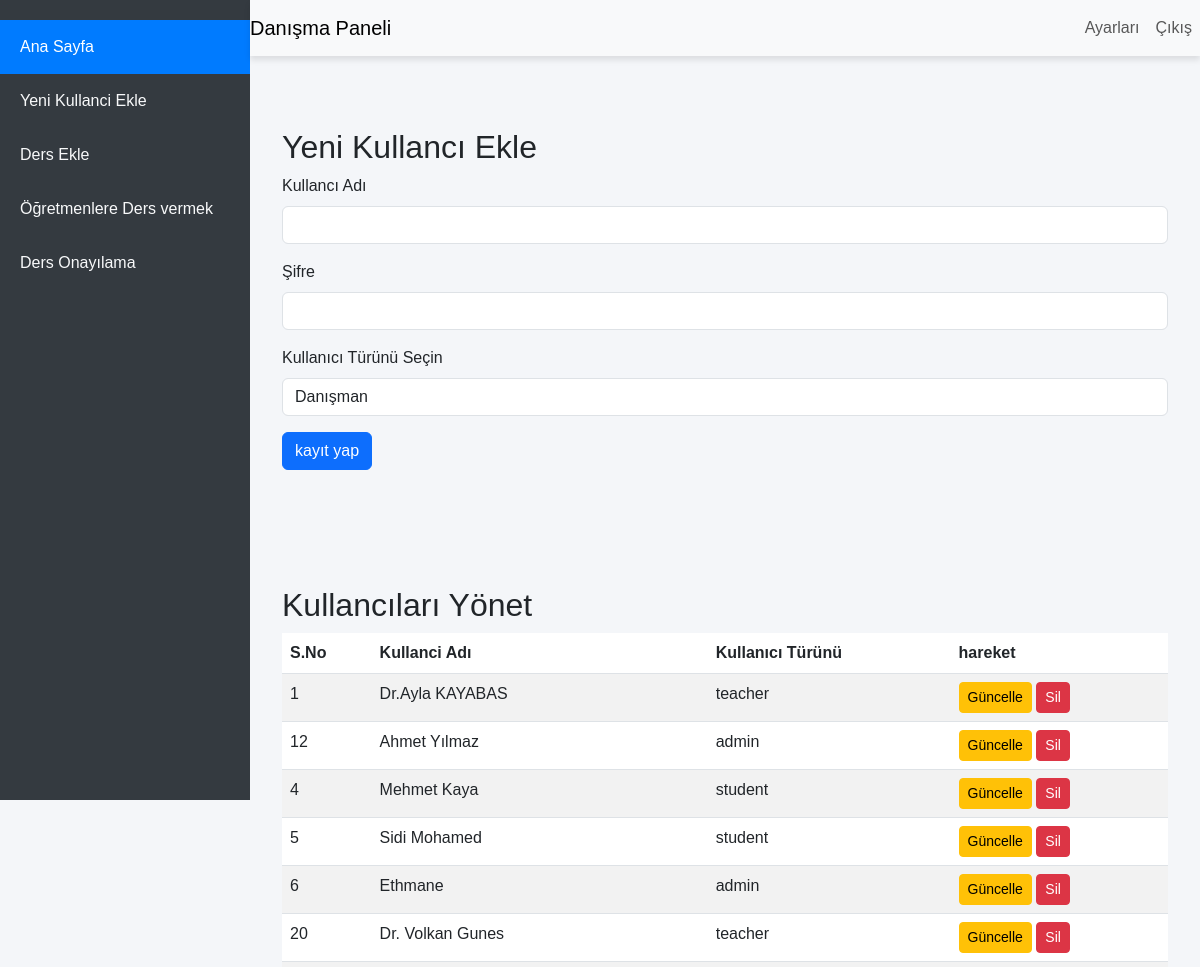
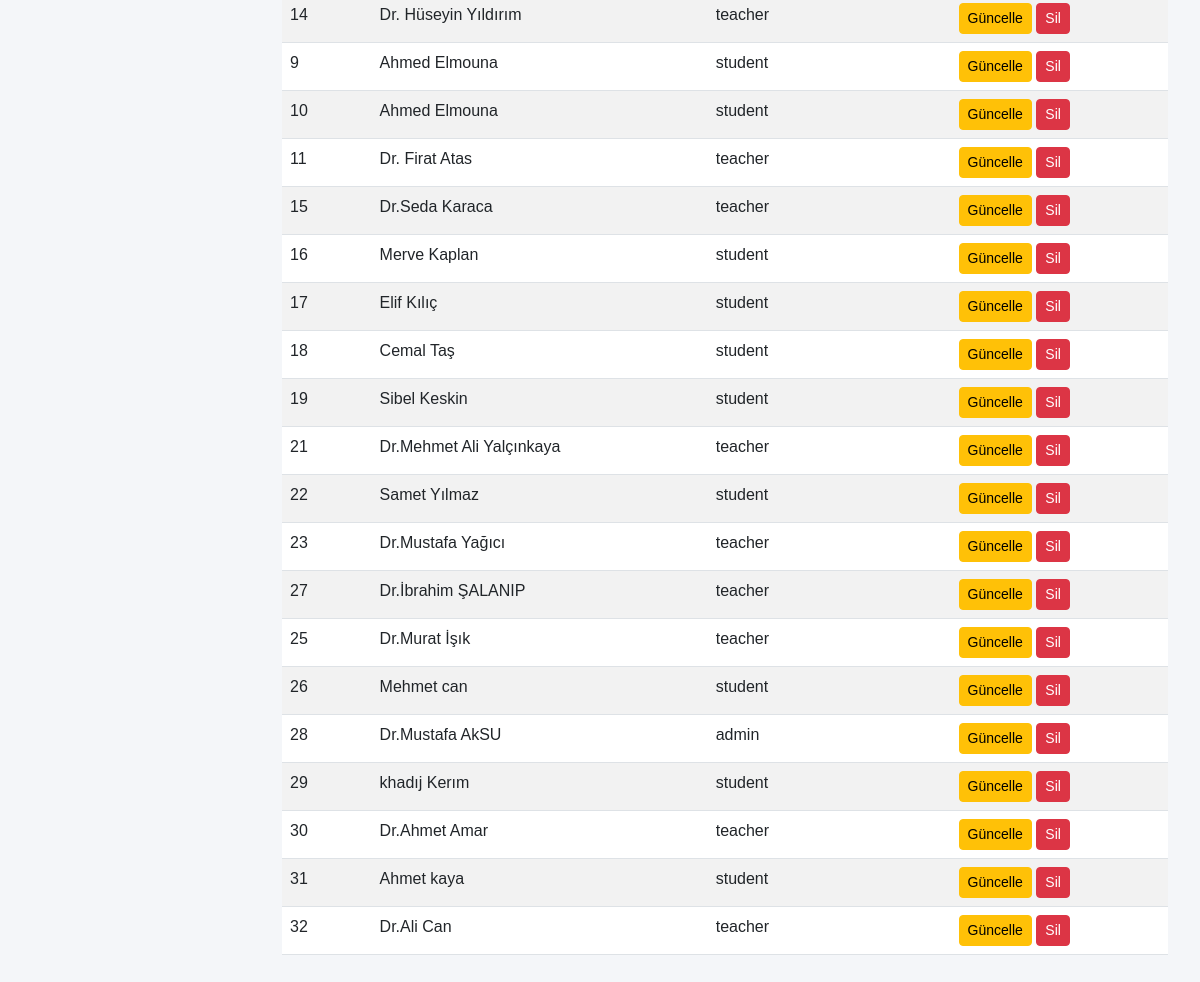
Screenshot of /admin/add_user.php with the database file from the repository (2 pictures, top to bottom).
### tables this page shows
CREATE TABLE `users` (
  `id` int(11) NOT NULL,
  `username` varchar(50) NOT NULL,
  `password` varchar(255) NOT NULL,
  `role` enum('admin','teacher','student') NOT NULL
);

### admin/add_user.php (the view, shortened to what this page needs)
<?php include('../includes/header.php'); ?>
<?php include('../includes/sidebar.php'); ?>
<?php include('../includes/navbar.php'); ?>
<div class="content">
    <div class="container mt-5">
        <h2>Yeni Kullancı Ekle</h2>
        <form action="add_user.php" method="post">
            <div class="mb-3">
                <label for="username" class="form-label">Kullancı Adı</label>
                <input type="text" class="form-control" id="username" name="username" required>
            </div>
            <div class="mb-3">
                <label for="password" class="form-label">Şifre</label>
                <input type="password" class="form-control" id="password" name="password" required>
            </div>
            <div class="mb-3">
                <label for="role" class="form-label">Kullanıcı Türünü Seçin</label>
                <select class="form-control" id="role" name="role" required>
                    <option value="admin">Danışman</option>
                </select>
            </div>
            <button type="submit" class="btn btn-primary">kayıt yap</button>
        </form>
    </div>
</div>
<div class="content">
    <div class="container mt-3">
        <h2>Kullancıları Yönet</h2>
        <table class="table table-striped">
            <thead>
                <tr>
                    <th>S.No</th>
                    <th>Kullanci Adı</th>
                    <th>Kullanıcı Türünü</th>
                    <th>hareket</th>
                </tr>
            </thead>
            <tbody>
                <?php
                include('../config.php');
                $sql = "SELECT id, username, role FROM users";
                $result = mysqli_query($conn, $sql);
                if (mysqli_num_rows($result) > 0) {
                    while($row = mysqli_fetch_assoc($result)) {
                        echo "<tr>";
                        echo "<td>" . $row["id"] . "</td>";
                        echo "<td>" . $row["username"] . "</td>";
                        echo "<td>" . $row["role"] . "</td>";
                        echo "<td>";
                        echo "<a href='edit_user.php?id=" . $row["id"] . "' class='btn btn-warning btn-sm'>Güncelle</a> ";
                        echo "<a href='delete_user.php?id=" . $row["id"] . "' class='btn btn-danger btn-sm'>Sil</a>";
                        echo "</td>";
                        echo "</tr>";
                    }
                } else {
                    echo "<tr><td colspan='4'>No users found</td></tr>";
                }
                ?>
            </tbody>
        </table>
    </div>
</div>
<?php include('../includes/footer.php'); ?>

### includes/header.php (style rules this page uses)
body { font-family: 'Arial', sans-serif; background-color: #f4f6f9; margin: 0; }
.content { margin-left: 250px; padding: 20px; padding-top: 80px; }

### rows the page displays
users: id "1", username "Dr.Ayla KAYABAS", role "teacher"
users: id "12", username "Ahmet Yılmaz", role "admin"
users: id "4", username "Mehmet Kaya", role "student"
users: id "5", username "Sidi Mohamed", role "student"
users: id "6", username "Ethmane", role "admin"
users: id "20", username "Dr. Volkan Gunes", role "teacher"
users: id "14", username "Dr. Hüseyin Yıldırım", role "teacher"
users: id "9", username "Ahmed Elmouna", role "student"
users: id "10", username "Ahmed Elmouna", role "student"
users: id "11", username "Dr. Firat Atas", role "teacher"
users: id "15", username "Dr.Seda Karaca", role "teacher"
users: id "16", username "Merve Kaplan", role "student"
users: id "17", username "Elif Kılıç", role "student"
users: id "18", username "Cemal Taş", role "student"
users: id "19", username "Sibel Keskin", role "student"
users: id "21", username "Dr.Mehmet Ali Yalçınkaya", role "teacher"
users: id "22", username "Samet Yılmaz", role "student"
users: id "23", username "Dr.Mustafa Yağıcı", role "teacher"
users: id "27", username "Dr.İbrahim ŞALANIP", role "teacher"
users: id "25", username "Dr.Murat İşık", role "teacher"
users: id "26", username "Mehmet can", role "student"
users: id "28", username "Dr.Mustafa AkSU", role "admin"
users: id "29", username "khadıj Kerım", role "student"
users: id "30", username "Dr.Ahmet Amar", role "teacher"
users: id "31", username "Ahmet kaya", role "student"
users: id "32", username "Dr.Ali Can", role "teacher"
